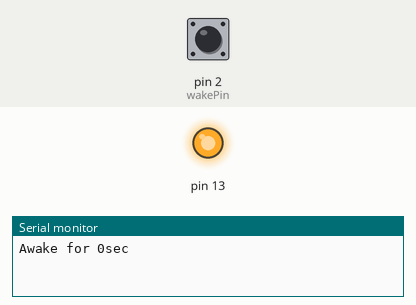
This sketch was run on a simulated Arduino Uno, built with avr-gcc and run on an emulated ATmega328P. On the bench: output pins drawn as LEDs (lit = HIGH), the last lines printed to the serial monitor. The inputs (shaded band) are chosen by the test bench; at power-on: pin 2 (wakePin) HIGH. Sleep ends after the set time or at an interrupt.

Above: at 0.1 s.
At 10.2 s:
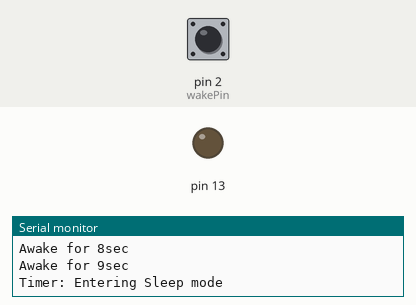
Timing chart, 0 to 11.7 s (numbered marks = the images above):
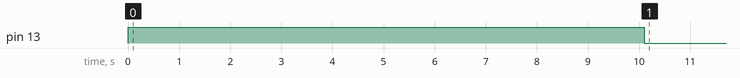

The sketch:

_2140b_-_powerdown.ino
```cpp
#include <avr/sleep.h>

/* Sleep Demo Serial
 * -----------------
 * Example code to demonstrate the sleep functions in an Arduino.
 *
 * The program will count to 10 and the go to sleep. To wake it up
 * use a jumper wire to bring digital pin 2 to low (connect it to GND).
 * This will take INT0 external interrupt to LOW, thus trigger
 * an interrupt request.
 *
 * there is also a time counter that will put the MCU to sleep after 10 secs
 *
 * NOTE: when coming back from POWER-DOWN mode, it takes a bit
 *       until the system is functional at 100%!! (typically <1sec)
 *
 * Copyright (C) 2006 MacSimski 2006-12-30
 * Copyright (C) 2007 D. Cuartielles 2007-07-08 - Mexico DF
 *
 *  This program is free software: you can redistribute it and/or modify
 *  it under the terms of the GNU General Public License as published by
 *  the Free Software Foundation, either version 3 of the License, or
 *  (at your option) any later version.
 *
 *  This program is distributed in the hope that it will be useful,
 *  but WITHOUT ANY WARRANTY; without even the implied warranty of
 *  MERCHANTABILITY or FITNESS FOR A PARTICULAR PURPOSE.  See the
 *  GNU General Public License for more details.
 *
 *  You should have received a copy of the GNU General Public License
 *  along with this program.  If not, see <http://www.gnu.org/licenses/>.
 *
 */

int wakePin = 2;                 // pin used for waking up
int sleepStatus = 0;             // variable to store a request for sleep
int count = 0;                   // counter

void wakeUpNow()        // here the interrupt is handled after wakeup
{
  // execute code here after wake-up before returning to the loop() function
  // timers and code using timers (serial.print and more...) will not work here.
  // we don't really need to execute any special functions here, since we
  // just want the thing to wake up

   digitalWrite(13,HIGH);

}

void setup()
{
  pinMode(wakePin, INPUT);
  pinMode(13,OUTPUT);
  pinMode(wakePin, INPUT_PULLUP);

  digitalWrite(13,HIGH); // Arduino starts awake

  Serial.begin(9600);

  /* Now it is time to enable an interrupt. In the function call
   * attachInterrupt(A, B, C)
   * A   can be either 0 or 1 for interrupts on pin 2 or 3.
   *
   * B   Name of a function you want to execute while in interrupt A.
   *
   * C   Trigger mode of the interrupt pin. can be:
   *             LOW        a low level trigger
   *             CHANGE     a change in level trigger
   *             RISING     a rising edge of a level trigger
   *             FALLING    a falling edge of a level trigger
   *
   * In all but the IDLE sleep modes only LOW can be used.
   */


}

void sleepNow()         // here we put the arduino to sleep
{
    /* Now is the time to set the sleep mode. In the Atmega8 datasheet
     * http://www.atmel.com/dyn/resources/prod_documents/doc2486.pdf on page 35
     * there is a list of sleep modes which explains which clocks and
     * wake up sources are available in which sleep mode.
     *
     * In the avr/sleep.h file, the call names of these sleep modes are to be found:
     *
     * The 5 different modes are:
     *     SLEEP_MODE_IDLE         -the least power savings
     *     SLEEP_MODE_ADC
     *     SLEEP_MODE_PWR_SAVE
     *     SLEEP_MODE_STANDBY
     *     SLEEP_MODE_PWR_DOWN     -the most power savings
     *
     * For now, we want as much power savings as possible, so we
     * choose the according
     * sleep mode: SLEEP_MODE_PWR_DOWN
     *
     */
    set_sleep_mode(SLEEP_MODE_PWR_DOWN);   // sleep mode is set here

    sleep_enable();          // enables the sleep bit in the mcucr register
                             // so sleep is possible. just a safety pin

    /* Now it is time to enable an interrupt. We do it here so an
     * accidentally pushed interrupt button doesn't interrupt
     * our running program. if you want to be able to run
     * interrupt code besides the sleep function, place it in
     * setup() for example.
     *
     * In the function call attachInterrupt(A, B, C)
     * A   can be either 0 or 1 for interrupts on pin 2 or 3.
     *
     * B   Name of a function you want to execute at interrupt for A.
     *
     * C   Trigger mode of the interrupt pin. can be:
     *             LOW        a low level triggers
     *             CHANGE     a change in level triggers
     *             RISING     a rising edge of a level triggers
     *             FALLING    a falling edge of a level triggers
     *
     * In all but the IDLE sleep modes only LOW can be used.
     */

    attachInterrupt(0,wakeUpNow, LOW); // use interrupt 0 (pin 2) and run function
                                       // wakeUpNow when pin 2 gets LOW
    digitalWrite(13,LOW);

    sleep_mode();            // here the device is actually put to sleep!!
                             // THE PROGRAM CONTINUES FROM HERE AFTER WAKING UP

    sleep_disable();         // first thing after waking from sleep:
                             // disable sleep...
    detachInterrupt(0);      // disables interrupt 0 on pin 2 so the
                             // wakeUpNow code will not be executed
                             // during normal running time.

}

void loop()
{
  // display information about the counter
  Serial.print("Awake for ");
  Serial.print(count);
  Serial.println("sec");
  count++;
  delay(1000);                           // waits for a second

  // check if it should go to sleep because of time
  if (count >= 10) {
      Serial.println("Timer: Entering Sleep mode");
      delay(100);     // this delay is needed, the sleep
                      //function will provoke a Serial error otherwise!!
      count = 0;
      sleepNow();     // sleep function called here
  }
}
```

Measured:
- by itself, pin 13: HIGH → LOW at 10.1 s
